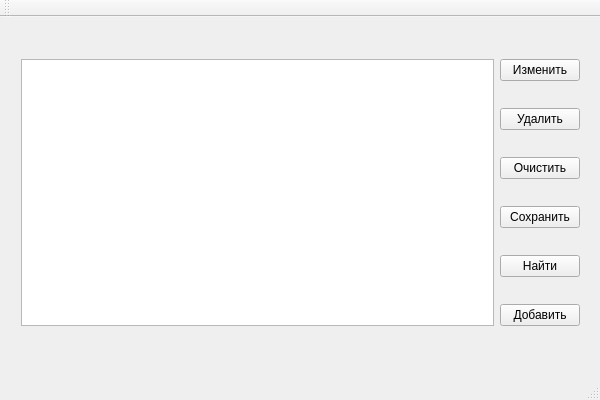
<?xml version="1.0" encoding="UTF-8"?>
<ui version="4.0">
 <class>MainWindow</class>
 <widget class="QMainWindow" name="MainWindow">
  <property name="geometry">
   <rect>
    <x>0</x>
    <y>0</y>
    <width>600</width>
    <height>400</height>
   </rect>
  </property>
  <property name="minimumSize">
   <size>
    <width>600</width>
    <height>400</height>
   </size>
  </property>
  <property name="maximumSize">
   <size>
    <width>600</width>
    <height>400</height>
   </size>
  </property>
  <property name="windowTitle">
   <string>MainWindow</string>
  </property>
  <widget class="QWidget" name="centralWidget">
   <widget class="QWidget" name="">
    <property name="geometry">
     <rect>
      <x>10</x>
      <y>10</y>
      <width>581</width>
      <height>331</height>
     </rect>
    </property>
    <layout class="QGridLayout" name="gridLayout">
     <item row="0" column="0" rowspan="6">
      <widget class="QListWidget" name="listWidget"/>
     </item>
     <item row="0" column="1">
      <widget class="QPushButton" name="pbChange">
       <property name="text">
        <string>Изменить</string>
       </property>
      </widget>
     </item>
     <item row="1" column="1">
      <widget class="QPushButton" name="pbDelete">
       <property name="text">
        <string>Удалить</string>
       </property>
      </widget>
     </item>
     <item row="2" column="1">
      <widget class="QPushButton" name="pbClear">
       <property name="text">
        <string>Очистить</string>
       </property>
      </widget>
     </item>
     <item row="3" column="1">
      <widget class="QPushButton" name="pbSave">
       <property name="text">
        <string>Сохранить</string>
       </property>
      </widget>
     </item>
     <item row="4" column="1">
      <widget class="QPushButton" name="pbFind">
       <property name="text">
        <string>Найти</string>
       </property>
      </widget>
     </item>
     <item row="5" column="1">
      <widget class="QPushButton" name="pbAdd">
       <property name="text">
        <string>Добавить</string>
       </property>
      </widget>
     </item>
    </layout>
   </widget>
  </widget>
  <widget class="QMenuBar" name="menuBar">
   <property name="geometry">
    <rect>
     <x>0</x>
     <y>0</y>
     <width>600</width>
     <height>21</height>
    </rect>
   </property>
  </widget>
  <widget class="QToolBar" name="mainToolBar">
   <attribute name="toolBarArea">
    <enum>TopToolBarArea</enum>
   </attribute>
   <attribute name="toolBarBreak">
    <bool>false</bool>
   </attribute>
  </widget>
  <widget class="QStatusBar" name="statusBar"/>
 </widget>
 <layoutdefault spacing="6" margin="11"/>
 <resources/>
 <connections/>
</ui>
